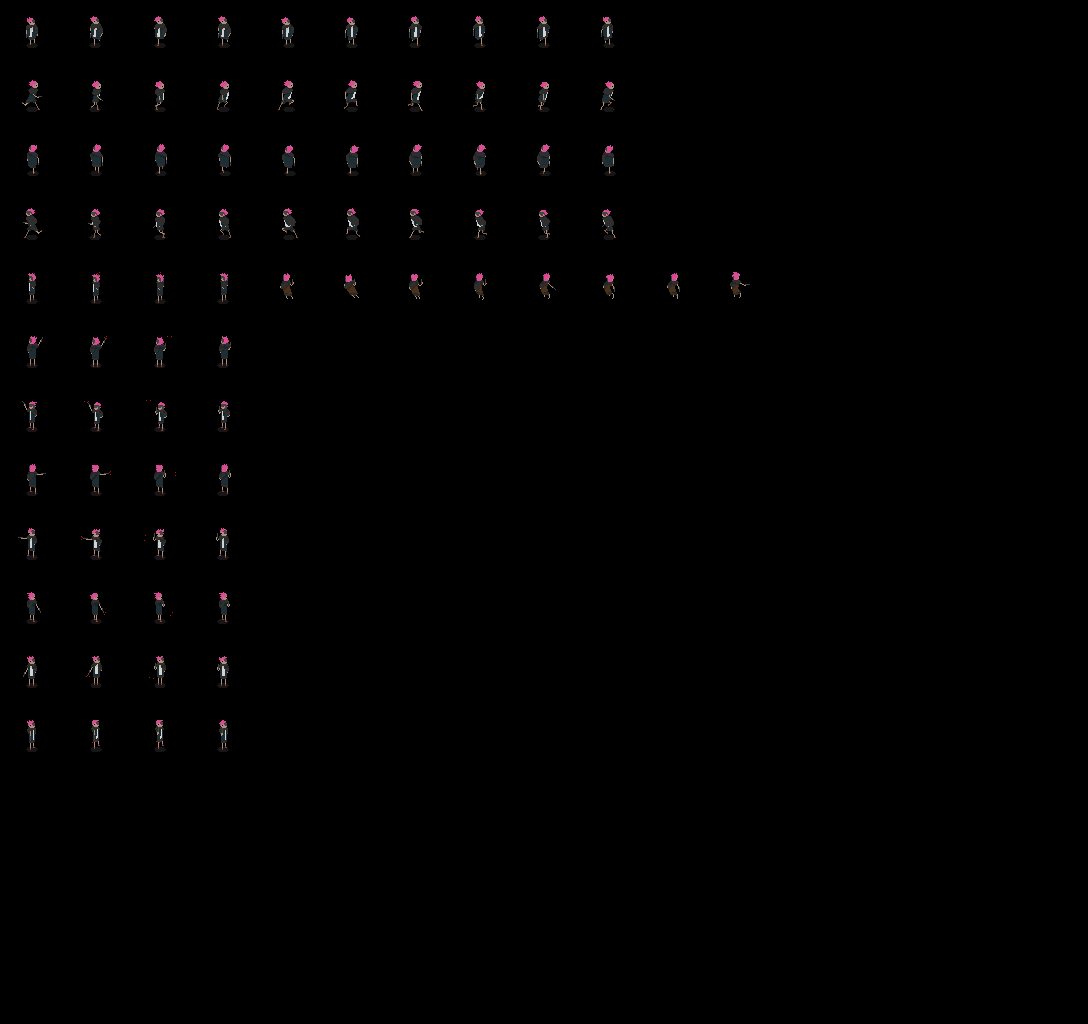

The image is a tile-based game level rendered from a .tmx file. Its description and source (layers, tilesets, objects; grid data summarised) follow:
An orthogonal 17x16 tile map with 64x64 px tiles, 22 tile layers (RunBot, IdleLeft, IdleTopRight, IdleTopLeft, ...) and 104 objects (38x 0, 19x 1, 19x 2, 4x 3, 4x 4, ...).

<map version="1.0" tiledversion="1.1.2" orientation="orthogonal" renderorder="right-down" width="17" height="16" tilewidth="64" tileheight="64" infinite="0" nextobjectid="110">
 <tileset firstgid="1" source="Gunner.tsx" />
 <layer name="RunBot" width="17" height="16">
  <data>[272 cells, 10 non-empty, 10 distinct tile ids]</data>
 </layer>
 <layer name="IdleLeft" width="17" height="16">
  <data>[272 cells, 1 non-empty, 1 distinct tile ids]</data>
 </layer>
 <layer name="IdleTopRight" width="17" height="16">
  <data>[272 cells, 1 non-empty, 1 distinct tile ids]</data>
 </layer>
 <layer name="IdleTopLeft" width="17" height="16">
  <data>[272 cells, 1 non-empty, 1 distinct tile ids]</data>
 </layer>
 <layer name="IdleBotLeft" width="17" height="16">
  <data>[272 cells, 1 non-empty, 1 distinct tile ids]</data>
 </layer>
 <layer name="IdleBotRight" width="17" height="16">
  <data>[272 cells, 1 non-empty, 1 distinct tile ids]</data>
 </layer>
 <layer name="IdleTop" width="17" height="16">
  <data>[272 cells, 1 non-empty, 1 distinct tile ids]</data>
 </layer>
 <layer name="IdleBot" width="17" height="16">
  <data>[272 cells, 1 non-empty, 1 distinct tile ids]</data>
 </layer>
 <layer name="ShotBot" width="17" height="16">
  <data>[272 cells, 3 non-empty, 3 distinct tile ids]</data>
 </layer>
 <layer name="ShotBotLeft" width="17" height="16">
  <data>[272 cells, 3 non-empty, 3 distinct tile ids]</data>
 </layer>
 <layer name="ShotBotRight" width="17" height="16">
  <data>[272 cells, 3 non-empty, 3 distinct tile ids]</data>
 </layer>
 <layer name="ShotLeft" width="17" height="16">
  <data>[272 cells, 3 non-empty, 3 distinct tile ids]</data>
 </layer>
 <layer name="ShotRight" width="17" height="16">
  <data>[272 cells, 3 non-empty, 3 distinct tile ids]</data>
 </layer>
 <layer name="ShotTopLeft" width="17" height="16">
  <data>[272 cells, 3 non-empty, 3 distinct tile ids]</data>
 </layer>
 <layer name="ShotTopRight" width="17" height="16">
  <data>[272 cells, 3 non-empty, 3 distinct tile ids]</data>
 </layer>
 <layer name="ShotTop" width="17" height="16">
  <data>[272 cells, 3 non-empty, 3 distinct tile ids]</data>
 </layer>
 <layer name="IdleRight" width="17" height="16">
  <data>[272 cells, 1 non-empty, 1 distinct tile ids]</data>
 </layer>
 <objectgroup name="IdleTop">
  <object id="43" name="Hithurtbox" type="0" x="28" y="274.182" width="8" height="27.6364" />
  <object id="77" name="GunPosition" type="0" x="34.4375" y="273.313" width="0.875" height="1.1875" />
 </objectgroup>
 <objectgroup name="ShotTop">
  <object id="44" name="Hithurtbox" type="0" x="92.7273" y="275.273" width="8" height="27.6364" />
  <object id="45" name="Hithurtbox" type="1" x="156" y="275.636" width="8" height="27.6364" />
  <object id="46" name="Hithurtbox" type="2" x="219.636" y="274.545" width="8" height="27.6364" />
  <object id="78" name="GunPosition" type="0" x="98.1875" y="274.719" width="0.875" height="1.1875" />
  <object id="79" name="GunPosition" type="1" x="161.063" y="274.906" width="0.875" height="1.1875" />
  <object id="80" name="GunPosition" type="2" x="224.563" y="273.781" width="0.875" height="1.1875" />
 </objectgroup>
 <objectgroup name="IdleTopRight">
  <object id="47" name="Hithurtbox" type="0" x="28.1818" y="338.182" width="8" height="27.6364" />
  <object id="81" name="GunPosition" type="0" x="42.0625" y="336.906" width="0.875" height="1.1875" />
 </objectgroup>
 <objectgroup name="ShotTopRight">
  <object id="74" name="Hithurtbox" type="0" x="91.8182" y="338.182" width="8" height="27.6364" />
  <object id="75" name="Hithurtbox" type="1" x="155.818" y="338.182" width="8" height="27.6364" />
  <object id="76" name="Hithurtbox" type="2" x="220.727" y="337.636" width="8" height="27.6364" />
  <object id="82" name="GunPosition" type="0" x="105.063" y="337.906" width="0.875" height="1.1875" />
  <object id="83" name="GunPosition" type="1" x="168.25" y="337.906" width="0.875" height="1.1875" />
  <object id="84" name="GunPosition" type="2" x="232.75" y="337.344" width="0.875" height="1.1875" />
 </objectgroup>
 <objectgroup name="IdleTopLeft">
  <object id="70" name="Hithurtbox" type="0" x="27.6364" y="401.455" width="8" height="27.6364" />
  <object id="85" name="GunPosition" type="0" x="21.875" y="400.781" width="0.875" height="1.1875" />
 </objectgroup>
 <objectgroup name="ShotTopLeft">
  <object id="71" name="Hithurtbox" type="0" x="92.7273" y="402.909" width="8" height="27.6364" />
  <object id="72" name="Hithurtbox" type="1" x="156.545" y="402.364" width="8" height="27.6364" />
  <object id="73" name="Hithurtbox" type="2" x="220.545" y="402" width="8" height="27.6364" />
  <object id="106" name="GunPosition" type="0" x="87.017" y="401.77" width="0.875" height="1.1875" />
  <object id="107" name="GunPosition" type="0" x="150.108" y="402.315" width="0.875" height="1.1875" />
  <object id="108" name="GunPosition" type="0" x="213.199" y="403.043" width="0.875" height="1.1875" />
 </objectgroup>
 <objectgroup name="IdleRight">
  <object id="66" name="Hithurtbox" type="0" x="28.5455" y="465.818" width="8" height="27.6364" />
  <object id="86" name="GunPosition" type="0" x="45.5" y="472.906" width="0.875" height="1.1875" />
 </objectgroup>
 <objectgroup name="ShotRight">
  <object id="67" name="Hithurtbox" type="0" x="92.1818" y="465.636" width="8" height="27.6364" />
  <object id="68" name="Hithurtbox" type="1" x="155.818" y="466.182" width="8" height="27.6364" />
  <object id="69" name="Hithurtbox" type="2" x="220.364" y="465.818" width="8" height="27.6364" />
  <object id="103" name="GunPosition" type="0" x="108.835" y="472.861" width="0.875" height="1.1875" />
  <object id="104" name="GunPosition" type="1" x="174.29" y="473.406" width="0.875" height="1.1875" />
  <object id="105" name="GunPosition" type="2" x="238.653" y="473.406" width="0.875" height="1.1875" />
 </objectgroup>
 <objectgroup name="IdleLeft">
  <object id="62" name="Hithurtbox" type="0" x="28.1818" y="530.364" width="8" height="27.6364" />
  <object id="87" name="GunPosition" type="0" x="17.75" y="537.156" width="0.875" height="1.1875" />
 </objectgroup>
 <objectgroup name="ShotLeft">
  <object id="63" name="Hithurtbox" type="0" x="92.5455" y="530.909" width="8" height="27.6364" />
  <object id="64" name="Hithurtbox" type="1" x="156.364" y="530.727" width="8" height="27.6364" />
  <object id="65" name="Hithurtbox" type="2" x="219.818" y="529.636" width="8" height="27.6364" />
  </objectgroup>
 <objectgroup name="IdleBotRight">
  <!-- 2 objects omitted --></objectgroup>
 <objectgroup name="ShotBotRight">
  <!-- 6 objects omitted --></objectgroup>
 <objectgroup name="IdleBotLeft">
  <!-- 2 objects omitted --></objectgroup>
 <objectgroup name="ShotBotLeft">
  <!-- 6 objects omitted --></objectgroup>
 <layer name="DamageRight1" width="17" height="16">
  <data>[272 cells, 4 non-empty, 4 distinct tile ids]</data>
 </layer>
 <layer name="DamageRight2" width="17" height="16">
  <data>[272 cells, 4 non-empty, 4 distinct tile ids]</data>
 </layer>
 <objectgroup name="IdleBot">
  <!-- 2 objects omitted --></objectgroup>
 <objectgroup name="ShotBot">
  <!-- 6 objects omitted --></objectgroup>
 <layer name="RunRight" width="17" height="16">
  <data>[272 cells, 10 non-empty, 10 distinct tile ids]</data>
 </layer>
 <layer name="RunTop" width="17" height="16">
  <data>[272 cells, 10 non-empty, 10 distinct tile ids]</data>
 </layer>
 <layer name="RunLeft" width="17" height="16">
  <data>[272 cells, 10 non-empty, 10 distinct tile ids]</data>
 </layer>
 <objectgroup name="RunBot">
  <!-- 10 objects omitted --></objectgroup>
 <objectgroup name="RunRight">
  <!-- 10 objects omitted --></objectgroup>
 <objectgroup name="RunTop">
  <!-- 10 objects omitted --></objectgroup>
 <objectgroup name="RunLeft">
  <!-- 10 objects omitted --></objectgroup>
</map>
<!-- 67 of 104 objects omitted -->
